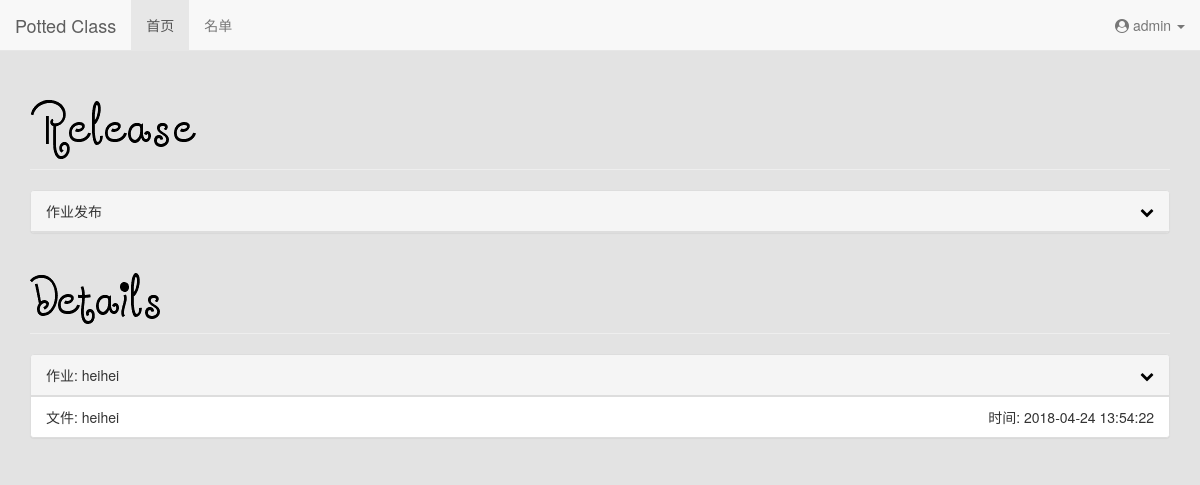
Page / (signed in) on the earlier database version.
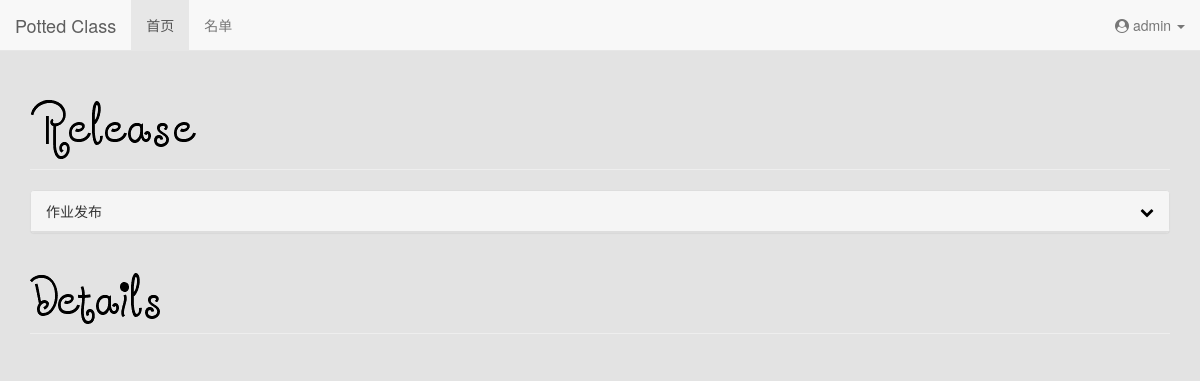
Same page on the later database version.
### tables this page shows
CREATE TABLE works(
id integer primary key autoincrement,
name char(20),
filename char(10),
time char(20)
);

### flaskr.py (the view)
@app.route("/")
def index():
    if not session.get('logged_in'):
        return redirect("login")
    cur = g.db.execute("select * from works order by id desc limit 3")
    data = [dict(id=row[0], name=row[1], filename=row[2], time=row[3]) for row in cur.fetchall()]
    return render_template("index.html", data=data)

### flaskr.py (called while the page is built)
def connect_db():
    return sqlite3.connect(app.config['DATABASE'])

@app.before_request
def before_request():
    g.db = connect_db()

@app.teardown_request
def teardown_request(exception):
    g.db.commit()
    g.db.close()

### templates/index.html (shortened to what this page needs)
{% extends "base.html" %}
{% block js %}
<link href="https://cdn.bootcss.com/bootstrap-table/1.11.1/bootstrap-table.min.css" rel="stylesheet">
{% endblock %}
{% block main %}
        <div class="area">
            <div class="page-header animated fadeInUp">
                <img src="/static/img/release.png" class="img-responsive" alt="Release">
            </div>
            <div class="panel panel-default animated fadeInUp">
                <div class="panel-heading">
                    作业发布
                    <div class="pull-right">
                        <p><a id="open" href="javascript:;"><i id="ii" class="fa fa-chevron-down" aria-hidden="true"></i> </a></p>
                    </div>
                </div>
            </div>
        </div>
        <div class="page-header animated fadeInUp">
            <img src="/static/img/details.png" class="img-responsive" alt="Details">
        </div>
        {% for d in data %}
            <div class="panel panel-default animated fadeInUp">
                <div class="panel-heading">作业: {{ d.name }}
                    <div class="pull-right">
                        <p><a id="{{ d.name }}" href="javascript:;" onclick=openit(this)><i id="i{{ d.name }}" class="fa fa-chevron-down" aria-hidden="true"></i> </a></p>
                    </div>
                </div>
                <ul class="list-group">
                    <li class="list-group-item">文件: {{ d.filename }}<div class="pull-right">时间: {{ d.time }}</div></li>
                </ul>
            </div>
        {% endfor %}
    {% endblock %}

### templates/base.html (shortened to what this page needs)
<!DOCTYPE html>
<head>
    <link rel="stylesheet" href="https://cdn.bootcss.com/bootstrap/3.3.7/css/bootstrap.min.css">
    <link rel="stylesheet" href="https://cdn.bootcss.com/font-awesome/4.7.0/css/font-awesome.min.css">
    <link rel="stylesheet" href="/static/css/kuari.css">
    <link rel="stylesheet" href="/static/css/animate.min.css">
    {% block js %}{% endblock %}
</head>
<body>
<nav class="navbar navbar-default navbar-fixed-top">
  <div class="container-fluid">
    <div class="navbar-header">
      <a class="navbar-brand" href="{{ url_for('index') }}">Potted Class</a>
    </div>
    <div class="collapse navbar-collapse" id="bs-example-navbar-collapse-1">
      <ul class="nav navbar-nav menu-active">
          <li class="active"><a href="{{ url_for('index') }}">首页</a></li>
          <li><a href="{{ url_for("list") }}">名单</a></li>
      </ul>
      <ul class="nav navbar-nav navbar-right">
          {% if not session.logged_in %}
            <li><a href="{{ url_for('login') }}"><i class="fa fa-sign-in" aria-hidden="true"></i> 登陆</a></li>
          {% else %}
              <li role="presentation" class="dropdown">
                <a class="dropdown-toggle" data-toggle="dropdown" href="#" role="button" aria-haspopup="true" aria-expanded="false">
                  <i class="fa fa-user-circle" aria-hidden="true"></i> {{ session["username"] }} <span class="caret"></span>
                </a>
              </li>
          {% endif %}
      </ul>
    </div>
  </div>
</nav>
<div class="container main-content">
    {% block main %}{% endblock %}
</div>
</body>

### static/css/kuari.css (style rules this page uses)
a { color: #000000; }
body { background-image: url('/static/img/cat.jpg'); background-repeat:no-repeat; background-attachment:fixed }
.area { padding-top: 2%; }
.main-content { padding-top: 3%; }

Differences in the rows shown:
removed works: name "heihei", filename "heihei", time "2018-04-24 13:54:22"
